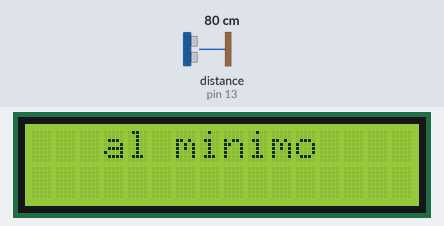
A sketch run on a simulated Arduino Uno, built with avr-gcc and run on an emulated ATmega328P. Shown: 16×2 character LCD. Wiring (inferred from the names in the program): ultrasonic range finder: trigger pin 10; echo pin 13. The inputs (shaded band) are chosen by the test bench; at power-on: distance to the obstacle (sensor on pin 13) 80 cm. The echo pulse lasts 58.3 µs per cm; what the sketch prints to the serial monitor is not drawn.

Above: at 1.6 s.
1.7 s: distance to the obstacle (sensor on pin 13) set to 2 cm
At 5.4 s:
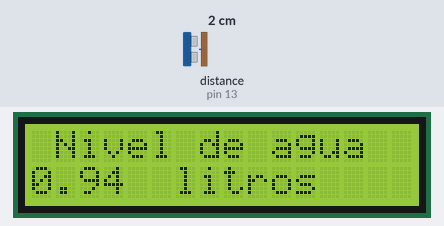
5.7 s: distance to the obstacle (sensor on pin 13) set to 4 cm
At 9.5 s:
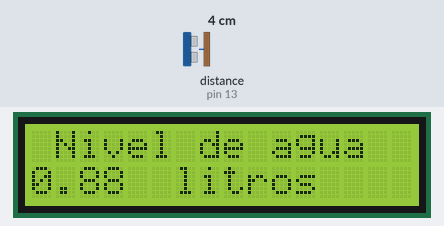
9.8 s: distance to the obstacle (sensor on pin 13) set to 35 cm
At 15.3 s:
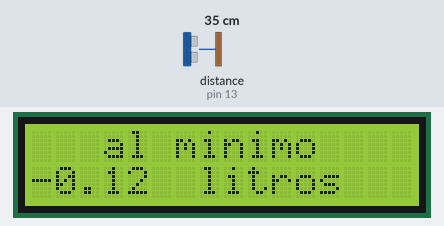
Timing chart, 0 to 16.8 s (numbered marks = the images above; inputs shaded):
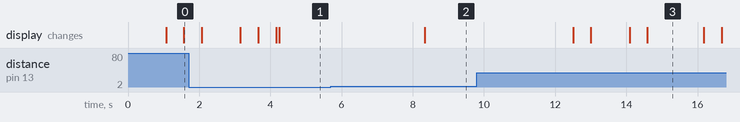

The sketch:

nivel_de_agua_beta_lcd_corregido.ino
```cpp
#include <SoftwareSerial.h>
#include <LiquidCrystal.h>
LiquidCrystal lcd(12, 11, 5, 4, 3, 2);

const int trigger=10;
const int echo=13;
const float area=.00333;
float distance;
float height;
float liter;
float level;
const float tlevel= .3;
const float maxrange= 0.90;
const float minrange= 0.09;

void setup(){
  Serial.begin(9600);
  pinMode(trigger,OUTPUT);
  pinMode(echo,INPUT);
  lcd.begin(16,2);
}

void loop(){
  //Inicializamos el sensor
  digitalWrite(trigger,LOW);
  delayMicroseconds(5);
// Comenzamos las mediciones
// Enviamos una señal activando la salida trigger durante 10 microsegundos
  digitalWrite(trigger,HIGH);
  delayMicroseconds(10);
  digitalWrite(trigger,LOW);
// Adquirimos los datos y convertimos la medida a metros
 distance=pulseIn(echo,HIGH); // Medimos el ancho del pulso
                              // (Cuando la lectura del pin sea HIGH medira
                              // el tiempo que transcurre hasta que sea LOW
 height=(distance*0.0001657);
 level= (tlevel-height);
// Enviamos los datos medidos a traves del puerto serie y al display LCD
  liter= (level*area)*1000;
  Serial.println(liter);
  delay(1000);

    if (liter>=maxrange){
     lcd.setCursor(0,0);
     lcd.print(" Nivel de agua ");
     delay(500);
     lcd.setCursor(0,0);
     lcd.print("   al Maximo   ");
     lcd.setCursor(0,1);
     delay(500);
     lcd.print(liter); lcd.print("  litros  ");
     delay(80);
    }
    if (liter<=minrange){
     lcd.setCursor(0,0);
     lcd.print(" Nivel de agua ");
     delay(500);
     lcd.setCursor(0,0);
     lcd.print("   al minimo   ");
     delay(500);
     lcd.setCursor(0,1);
     lcd.print(liter); lcd.print("  litros  ");
     delay(80);
     }
    else {
     lcd.setCursor(0,0);
     lcd.print(" Nivel de agua ");
     delay(1500);
     lcd.setCursor(0,1);
     lcd.print (liter); lcd.print("  litros  ");
     delay(80);
     }


}
```

Measured:
- after the input at 1.7 s, the display: first differs from a run without the input after 2.0 s (image 1 shows a later state)
- after the input at 5.7 s, the display: changes after 2.6 s (image 2)
- after the input at 9.8 s, the display: first changes after 2.7 s (image 3 shows a later state)
